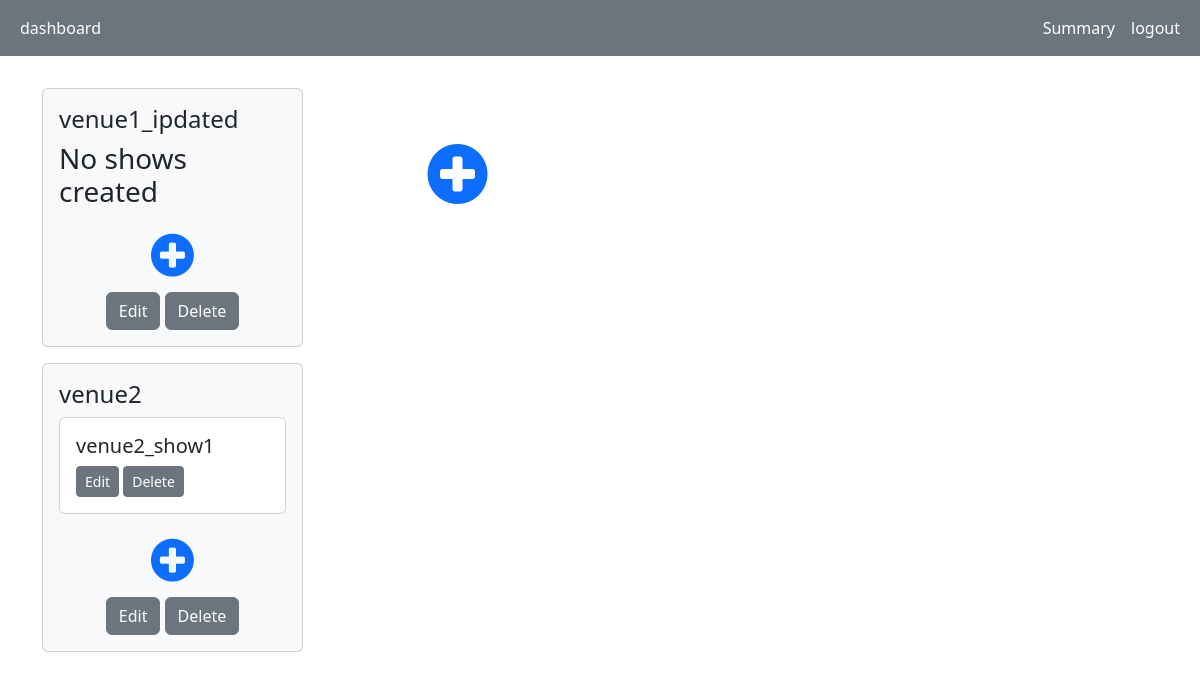
Page /admin_dashboard on the committed database.
### ticket_model.py (models this page shows)
class Venue(db.Model):
    venue_id =  db.Column(db.Integer() ,primary_key = True)
    venue_name = db.Column(db.String(30) ,nullable =False)
    venue_place = db.Column(db.String(30) ,nullable =False)
    venue_location = db.Column(db.String(30) ,nullable =False)
    venue_capacity =  db.Column(db.Integer())
    list_of_shows = db.relationship("Show", backref="venue_details" , secondary = "venue_show_relation")

class Show(db.Model):
    show_id =  db.Column(db.Integer() ,primary_key = True)
    show_name = db.Column(db.String(30) ,nullable =False)
    show_rating =  db.Column(db.Integer())
    show_tag = db.Column(db.String(30) ,nullable =False)
    show_start_timing = db.Column(db.String(20), nullable = False)
    show_end_timing = db.Column(db.String(20), nullable = False)
    show_ticket_price =  db.Column(db.Integer())
    show_capacity = db.Column(db.Integer())

### app.py (the view)
@app.route("/admin_dashboard" , methods =["GET" ,"POST"])
def admin_dashboard():
    venue_list = Venue.query.all()
    return render_template("admin_dashboard.html", venue_list = venue_list )

### templates/admin_dashboard.html (shortened to what this page needs)
<!DOCTYPE html>
<html lang="en">
<head>
    <link rel="stylesheet" href="https://cdn.jsdelivr.net/npm/bootstrap@5.2.3/dist/css/bootstrap.min.css">
    <link rel="stylesheet" href="https://cdnjs.cloudflare.com/ajax/libs/font-awesome/4.7.0/css/font-awesome.min.css">
</head>
<body>
    <nav class="navbar navbar-expand-sm bg-secondary navbar-dark">
        <div class="container-fluid">
            <ul class="navbar-nav">
                <li class="nav-item">
                    <a class="nav-link active" href="/admin_dashboard">{{ session.username }} dashboard </a>
                </li>
            </ul>
            <ul class="navbar-nav ms-auto ">
                <li class="nav-item">
                    <a class="nav-link active" href="#">Summary</a>
                </li>
                <li class="nav-item">
                    <a class="nav-link active" href="/logout">logout</a>
                </li>
            </ul>
        </div>
    </nav>
    <div class="container mt-3">
        <div class="row">
            <div class="col-3">
                {% if venue_list | length == 0 %}
                <h5 class="card-title">No shows or venues created</h5>
                {% else %}
                {% for venue in venue_list %}
                <div class="card mt-3 bg-light text-dark">
                    <div class="card-body">
                        <h4 class="card-title">{{ venue.venue_name }}</h4>
                        {% set show_list = venue.list_of_shows %}
                        {% if show_list | length == 0 %}
                        <h3>No shows created</h3>
                        {% else %}
                        {% for show in show_list %}
                        <div class="card">
                            <div class="card-body">
                                <h5 class="card-title"> {{ show.show_name }}</h5>
                                <div class="edit_show" class="text-center">
                                    <a class="btn btn-secondary btn-sm" href="/update_show/{{ show.show_id }}"
                                        type="submit">Edit</a>
                                    <a id="del_show" onclick="onDelete_Show('{{show.show_id}}')"
                                        class="btn btn-secondary btn-sm" type="submit">Delete</a>
                                </div>
                            </div>
                        </div>
                        {% endfor %}
                        {% endif %}
                        <div class="show_icon mt-2 text-center">
                            <a href="/create_show/{{ venue.venue_id }}" type="button"><i
                                    class="fa fa-plus-circle"></i></a>
                        </div>
                        <div class="text-center">
                            <a class="btn btn-secondary" href="/update_venue/{{ venue.venue_id }}"
                                type="submit">Edit</a>
                            <a id="del_venue" onclick="onDelete_Venue('{{venue.venue_id}}')" class="btn btn-secondary"
                                type="submit">Delete</a>
                        </div>
                    </div>
                </div>
                {% endfor %}
                {% endif %}
            </div>
            <div class="col-3 venue_icon mt-5 text-center">
                <a href="/create_venue" type="submit"><i class="fa fa-plus-circle"></i></a>
            </div>
        </div>
    </div>
</body>
</html>

### templates/admin_dashboard.html (style rules this page uses)
.venue_icon { color: white; font-size: 70px; }
.show_icon { color: cornflowerblue; font-size: 50px; }

### rows in the picture
Venue: venue_name "venue1_ipdated", shows "No shows created"
Venue: venue_name "venue2"
Show: show_name "venue2_show1"
